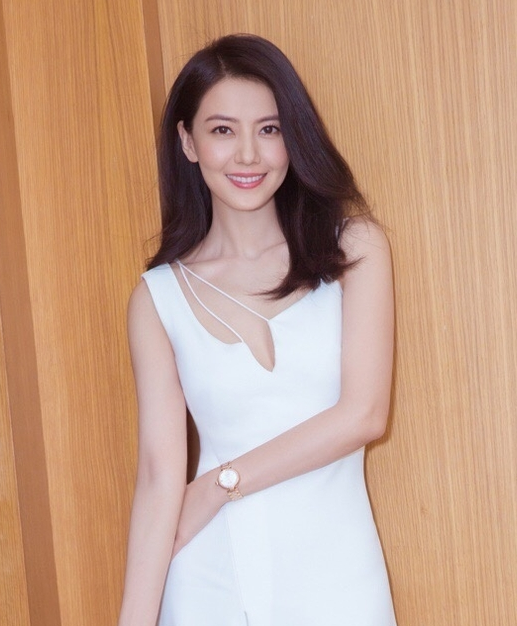
#> input picture images/yuan_test.png, 517 x 626 px, found by its file name
$ python OpencvDemo117.py
#> lines starting #> are read from the running program, lines starting #| are printed output that depends on the picture
#!/usr/bin/env python3
#coding = utf-8

import logging
import numpy as np
import cv2 as cv

# 图像均值漂移分割
def OpencvDemo117():
    logging.basicConfig(level=logging.DEBUG)

    src = cv.imread("images/yuan_test.png")
#> src is the input picture: shape (626, 517, 3); mean B, G, R 137.9, 159.7, 195.7
    if src is None:
        logging.error("could not load an image!")
        return cv.Error.StsError

    dst = cv.pyrMeanShiftFiltering(src, 25, 40, None, 2)
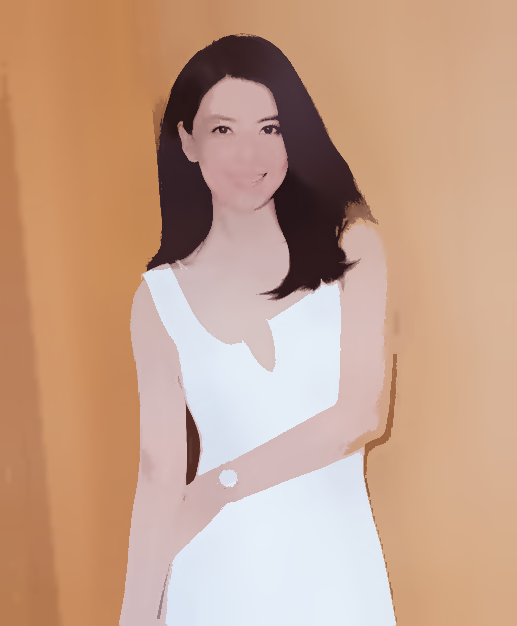
#> dst: shape (626, 517, 3); mean B, G, R 138.7, 160.6, 196.6

    h, w, ch = src.shape
#> h = 626; w = 517; ch = 3
    result = np.zeros([h, w * 2, ch], dtype=src.dtype)
    result[0 : h, 0 : w, :] = src
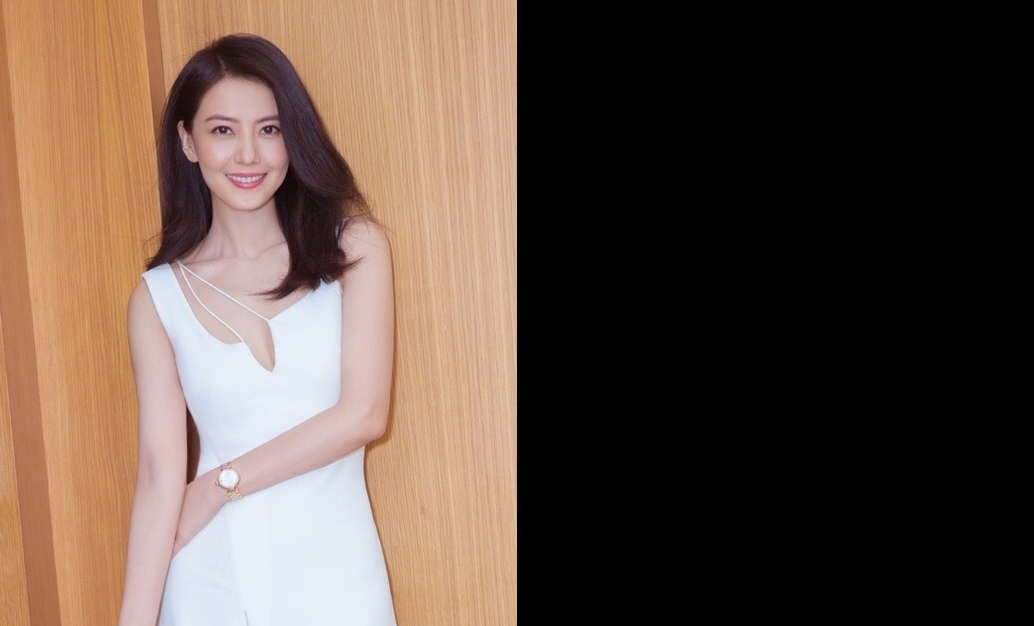
#> result: shape (626, 1034, 3); mean B, G, R 68.9, 79.8, 97.9
    result[0 : h, w : w * 2, :] = dst
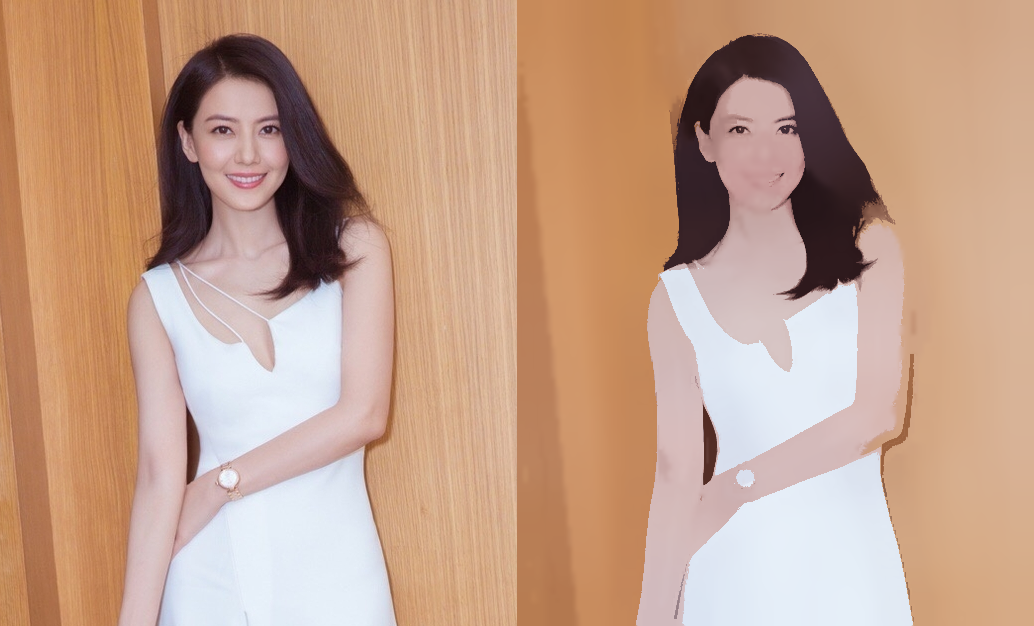
#> result: shape (626, 1034, 3); mean B, G, R 138.3, 160.2, 196.2
    cv.putText(result, "original image", (10, 30), cv.FONT_ITALIC, .8, (0, 0, 255), 1)
    cv.putText(result, "mean shift segmented image", (w + 10, 30), cv.FONT_ITALIC, .8, (0, 0, 255), 1)
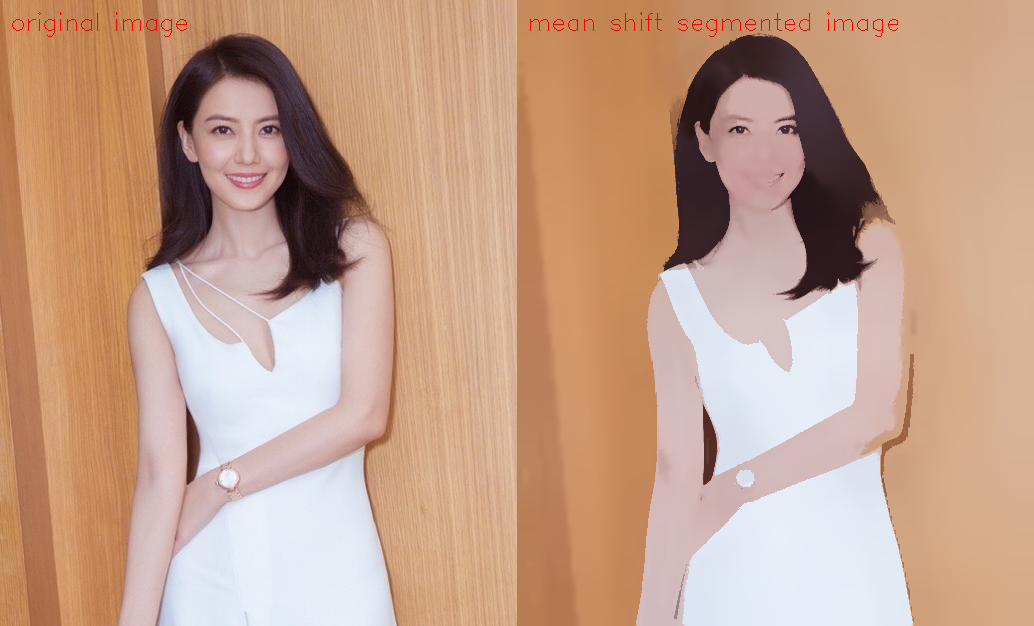
#> result: shape (626, 1034, 3); mean B, G, R 138.1, 159.9, 196.3
    cv.imshow("mean shift segmentation", result)

    cv.waitKey(0)

    cv.destroyAllWindows()

    return cv.Error.StsOk

if __name__ == "__main__":
    OpencvDemo117()

# end of file
